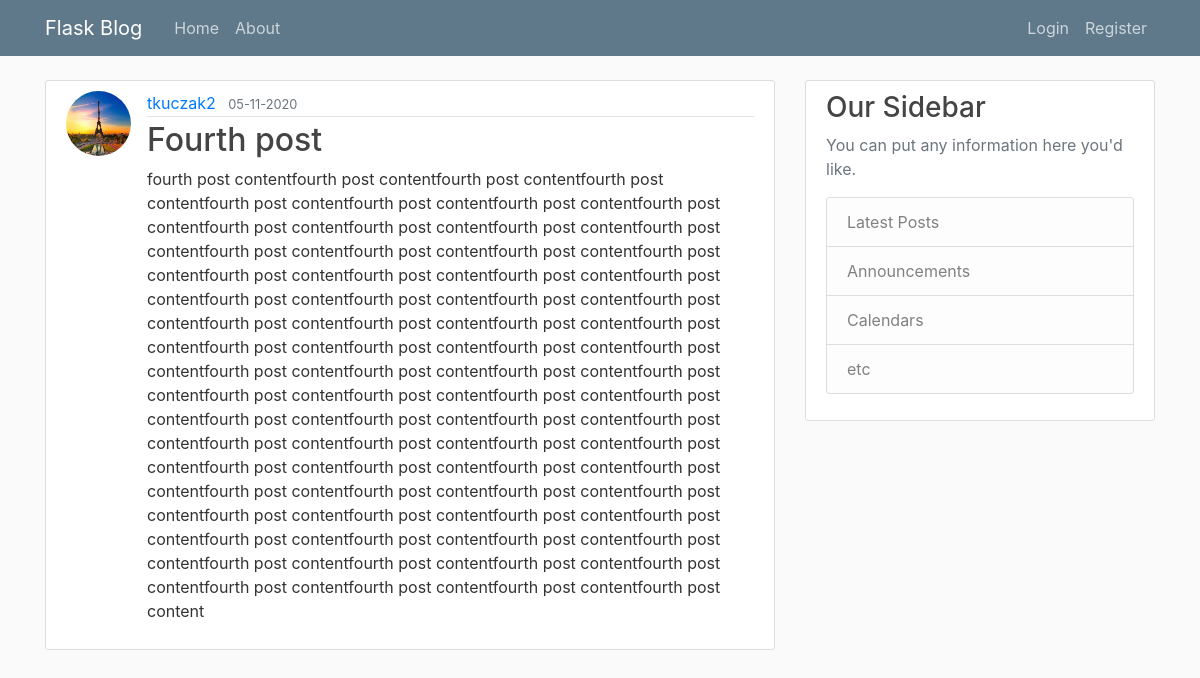
Before: /post/4 with the older database file.
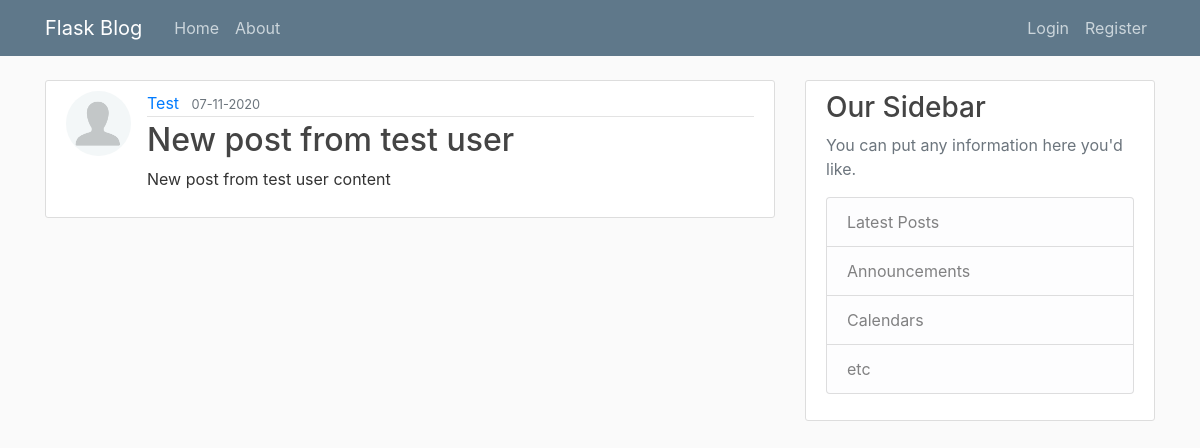
After: the same page with the newer database file.
### blog/models.py (models this page shows, shortened)
class User(db.Model, UserMixin):
    id = db.Column(db.Integer, primary_key=True)
    username = db.Column(db.String(20), unique=True, nullable=False)
    email = db.Column(db.String(128), unique=True, nullable=False)
    image_file = db.Column(db.String(20), nullable=False, default='default.jpg')
    password = db.Column(db.String(60), nullable=False)
    posts = db.relationship('Post', backref='author', lazy=True)

class Post(db.Model):
    id = db.Column(db.Integer, primary_key=True)
    author_id = db.Column(db.Integer, db.ForeignKey('user.id'), nullable=False)
    title = db.Column(db.String(128),nullable=False)
    content = db.Column(db.Text, nullable=False)
    date_posted = db.Column(db.DateTime, nullable=False, default = datetime.now)

### blog/routes.py (the view)
@app.route("/post/<int:post_id>")
def post(post_id):
    post = Post.query.get_or_404(post_id)
    return render_template('post.html', title=post.title, post=post)

### blog/templates/post.html (shortened to what this page needs)
{% extends "layout.html" %}
{% block content %}
    <article class="media content-section">
        <img class="rounded-circle article-img" src="{{ url_for('static', filename = 'profile_pics/' + post.author.image_file) }}">
        <div class="media-body">
            <div class="article-metadata">
                <a class="mr-2" href="{{ url_for('user_posts', username=post.author.username) }}">{{ post.author.username }}</a>
                <small class="text-muted">{{ post.date_posted.strftime('%d-%m-%Y') }}</small>
            </div>
        <h2 class="article-title">{{ post.title }}</h2>
        <p class="article-content">{{ post.content }}</p>
        </div>
    </article>
{% endblock content %}

### blog/templates/layout.html (shortened to what this page needs)
<!DOCTYPE html>
<html lang="en">
<head>
    <link rel="stylesheet" href="https://cdn.jsdelivr.net/npm/bootstrap@4.5.3/dist/css/bootstrap.min.css">
    <link rel="stylesheet" type="text/css" href="{{ url_for('static', filename='main.css') }}">
</head>
<body>
    <header class="site-header">
        <nav class="navbar navbar-expand-md navbar-dark bg-steel fixed-top">
            <div class="container">
                <a class="navbar-brand mr-4" href="/">Flask Blog</a>
                <div class="collapse navbar-collapse" id="navbarToggle">
                    <div class="navbar-nav mr-auto">
                        <a class="nav-item nav-link" href="{{ url_for('home') }}">Home</a>
                        <a class="nav-item nav-link" href="{{ url_for('about') }}">About</a>
                    </div>
                    <div class="navbar-nav">
                        {% if current_user.is_authenticated %}
                        <a class="nav-item nav-link" href="{{ url_for('new_post') }}">New Post</a>
                            <a class="nav-item nav-link" href="{{ url_for('account') }}">Account</a>
                            <a class="nav-item nav-link" href="{{ url_for('logout') }}">Logout</a>
                        {% else %}
                            <a class="nav-item nav-link" href="{{ url_for('login') }}">Login</a>
                            <a class="nav-item nav-link" href="{{ url_for('register') }}">Register</a>
                        {% endif %}
                    </div>
                </div>
            </div>
        </nav>
    </header>
    <main role="main" class="container">
        <div class="row">
          <div class="col-md-8">
            {% block content %}{% endblock %}
          </div>
          <div class="col-md-4">
            <div class="content-section">
              <h3>Our Sidebar</h3>
              <p class='text-muted'>You can put any information here you'd like.
                <ul class="list-group">
                  <li class="list-group-item list-group-item-light">Latest Posts</li>
                  <li class="list-group-item list-group-item-light">Announcements</li>
                  <li class="list-group-item list-group-item-light">Calendars</li>
                  <li class="list-group-item list-group-item-light">etc</li>
                </ul>
              </p>
            </div>
          </div>
        </div>
      </main>
</body>
</html>

### blog/static/main.css (style rules this page uses)
body { background: #fafafa; color: #333333; margin-top: 5rem; }
h1, h2, h3, h4, h5, h6 { color: #444444; }
.bg-steel { background-color: #5f788a; }
.site-header .navbar-nav .nav-link { color: #cbd5db; }
.content-section { background: #ffffff; padding: 10px 20px; border: 1px solid #dddddd; border-radius: 3px; margin-bottom: 20px; }
.article-title { color: #444444; }
.article-content { white-space: pre-line; }
.article-img { height: 65px; width: 65px; margin-right: 16px; }
.article-metadata { padding-bottom: 1px; margin-bottom: 4px; border-bottom: 1px solid #e3e3e3 }

Changed rows visible on the page:
no longer on this page (row unchanged): User: image_file (picture), author.username "tkuczak2"
added User: image_file (placeholder picture), author.username "Test"
changed Post: date_posted "05-11-2020" → "07-11-2020"; title "Fourth post" → "New post from test user"; content "fourth post contentfourth post contentfourth post contentfourth post contentfourth post contentfourth post contentfourth post contentfourth post contentfourth post contentfourth post contentfourth post contentfourth post contentfourth post contentfourth post contentfourth post contentfourth post contentfourth post contentfourth post contentfourth post contentfourth post contentfourth post contentfourth post contentfourth post contentfourth post contentfourth post contentfourth post contentfourth post contentfourth post contentfourth post contentfourth post contentfourth post contentfourth post contentfourth post contentfourth post contentfourth post contentfourth post contentfourth post…" → "New post from test user content"
